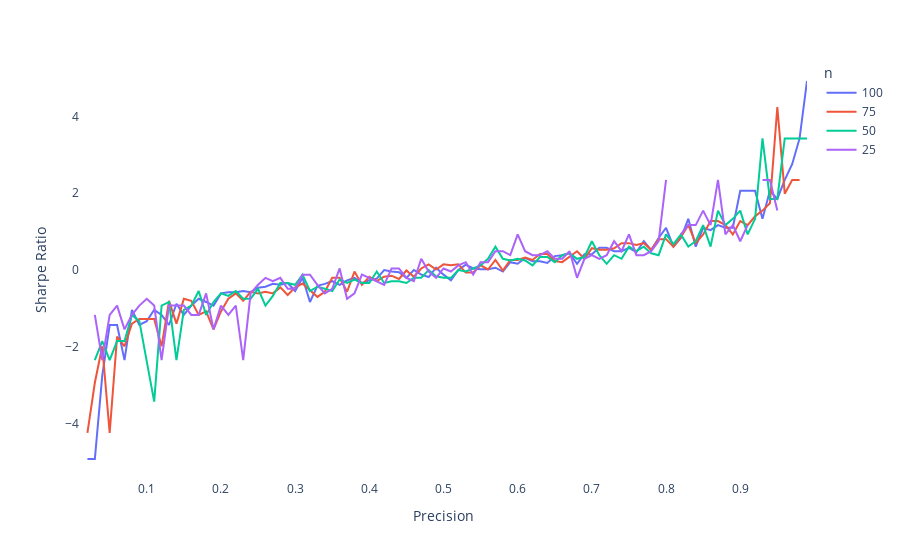

The cell this chart's notebook holds for it:
### Code cell
data = pd.DataFrame()
data.index = np.linspace(0.01, 0.99, num=99)
data['100'] = [sharpe_ratio_trials(i, 100)[2] for i in np.linspace(0.01, 0.99, num=99)]
data['75'] = [sharpe_ratio_trials(i, 75)[2] for i in np.linspace(0.01, 0.99, num=99)]
data['50'] = [sharpe_ratio_trials(i, 50)[2] for i in np.linspace(0.01, 0.99, num=99)]
data['25'] = [sharpe_ratio_trials(i, 25)[2] for i in np.linspace(0.01, 0.99, num=99)]
fig = px.line(data)
fig.update_layout({
                    'plot_bgcolor': 'rgba(0, 0, 0, 0)',
                    'paper_bgcolor': 'rgba(0, 0, 0, 0)',
                  }, xaxis_title="Precision",
                     yaxis_title="Sharpe Ratio",
                     legend_title="n")
fig.show()
